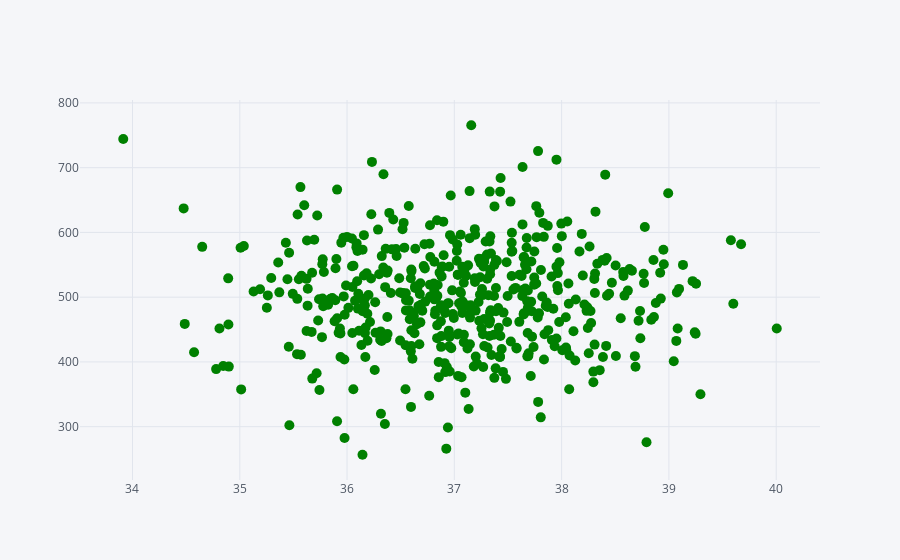

Source (notebook cell):
### Code cell
# Plotting "Time on Website" against "Yearly Amount Spent"
data.iplot(kind='scatter',x='Time on Website',y='Yearly Amount Spent',mode='markers',size=10,color="green")

### Figure 1 — Plotly figure (JSON) as saved in the notebook; plotly's stock layout.template omitted (floating-point values rounded to 4 significant figures; data arrays with more than 128 entries replaced by an {"elided": "..."} marker saying what was removed)
{"data": [{"line": {"color": "rgba(0, 128, 0, 1.0)", "dash": "solid", "width": 1.3}, "marker": {"size": 10, "symbol": "dot"}, "mode": "markers", "name": "Yearly Amount Spent", "text": "", "type": "scatter", "x": {"elided": "500 float values"}, "y": {"elided": "500 float values"}}], "layout": {"legend": {"bgcolor": "#F5F6F9", "font": {"color": "#4D5663"}}, "paper_bgcolor": "#F5F6F9", "plot_bgcolor": "#F5F6F9", "titlefont": {"color": "#4D5663"}, "xaxis1": {"gridcolor": "#E1E5ED", "showgrid": true, "tickfont": {"color": "#4D5663"}, "title": "", "titlefont": {"color": "#4D5663"}, "zerolinecolor": "#E1E5ED"}, "yaxis1": {"gridcolor": "#E1E5ED", "showgrid": true, "tickfont": {"color": "#4D5663"}, "title": "", "titlefont": {"color": "#4D5663"}, "zerolinecolor": "#E1E5ED"}}}
